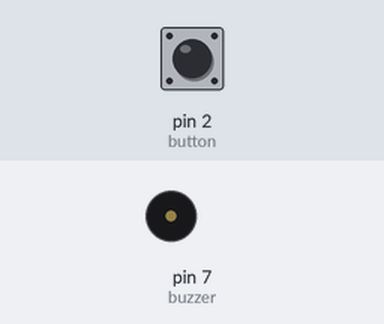
Bench run of a sketch on a simulated Arduino Uno, built with avr-gcc and run on an emulated ATmega328P. On the bench: buzzer (waves = sounding, pin HIGH). Inputs (shaded band) come from the test bench; at power-on: pin 2 (button) HIGH.

Above: at 1.2 s.
1.3 s: pin 2 (button) pulled LOW for 0.15 s
At 1.37 s:
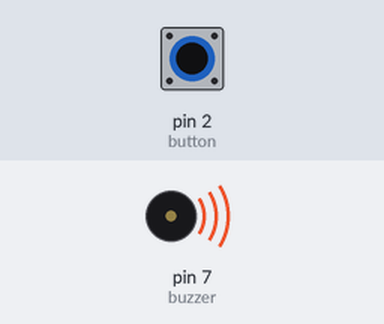
2.9 s: pin 2 (button) pulled LOW for 3.2 s
At 7.1 s:
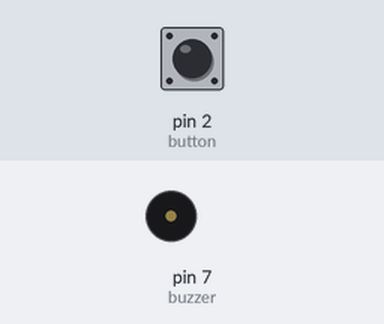
Timing chart, 0 to 8.6 s (numbered marks = the images above; inputs shaded):
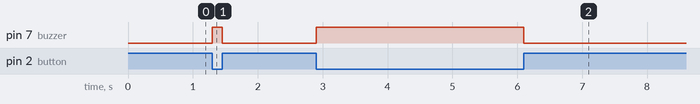

Measured:
- after the input at 1.3 s, pin 7 (buzzer): LOW → HIGH at once, → LOW 0.15 s later
- after the input at 2.9 s, pin 7 (buzzer): LOW → HIGH at once, → LOW 3.2 s later

The sketch:

buzzer.ino
```cpp
//www.elegoo.com
//2016.12.08

int buzzer = 7;//the pin of the active buzzer
int button = 2;
bool button_on = false;

void setup()
{
  pinMode(buzzer, OUTPUT);//initialize the buzzer pin as an output
  pinMode(button, INPUT_PULLUP);
}

void button_eval() {
  if (digitalRead(button) == LOW) {
    button_on = true;
  }
  else {
    button_on = false;
  }
}

void loop() {
  button_eval();
  if (button_on) {
    digitalWrite(buzzer,HIGH);
  }
  else {
    digitalWrite(buzzer,LOW);
  }
}
```
